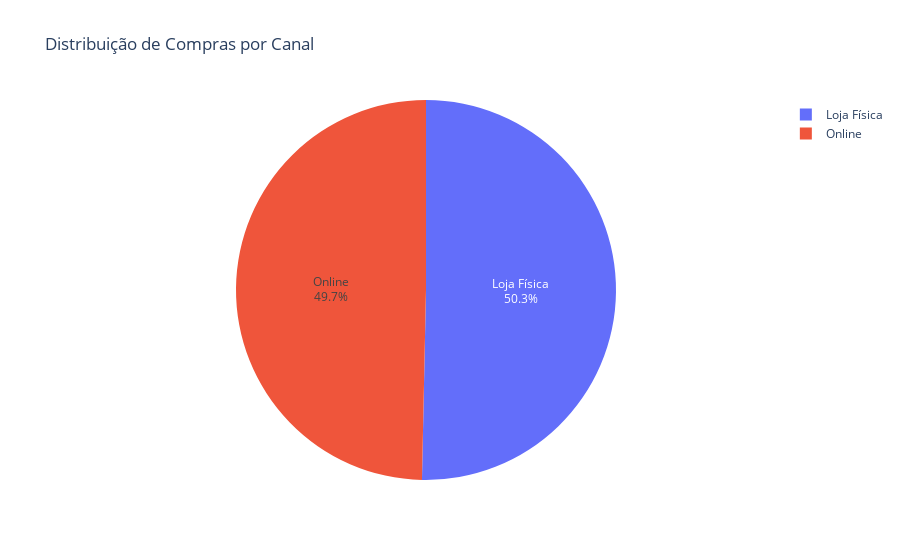

The notebook cell this image was saved under:
### Markdown cell above
## Percentagem de compras online VS Percentagem de compras em loja fisica
Perceber se os clientes usam mais as lojas fisicas ou a loja online. <br>
Se o objetivo é aumentar o volume de vendas da loja online pode ser razoável criar campanhas específicas para a mesma.

### Code cell
compras_online = df_vendas[df_vendas['Canal'] == 'Online']
compras_loja = df_vendas[df_vendas['Canal'] == 'Loja Física']

print(f"Número de compras online: {compras_online.shape[0]}")
print(f"Número de compras na loja: {compras_loja.shape[0]}")

fig = go.Figure(data=[go.Pie(labels=['Online', 'Loja Física'],
                             values=[compras_online.shape[0], compras_loja.shape[0]])])
fig.update_traces(textposition='inside', textinfo='percent+label')
fig.update_layout(title_text="Distribuição de Compras por Canal")
fig.show()

### Figure 1 — Plotly figure (JSON) as saved in the notebook; plotly's stock layout.template omitted (floating-point values rounded to 4 significant figures)
{"data": [{"labels": ["Online", "Loja Física"], "textinfo": "percent+label", "textposition": "inside", "type": "pie", "values": [17770, 18012]}], "layout": {"title": {"text": "Distribuição de Compras por Canal"}}}
